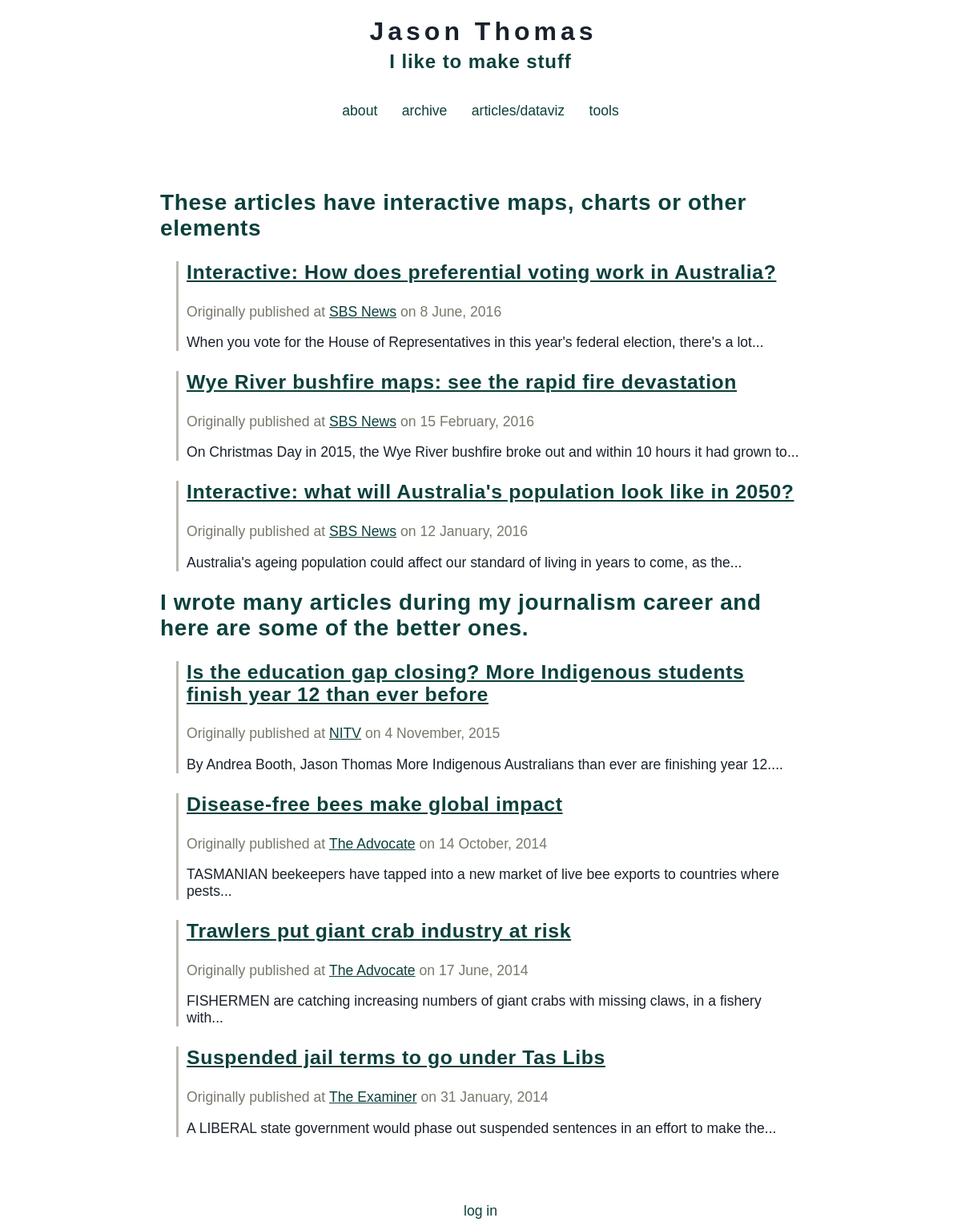
Page /articles on the earlier database version.
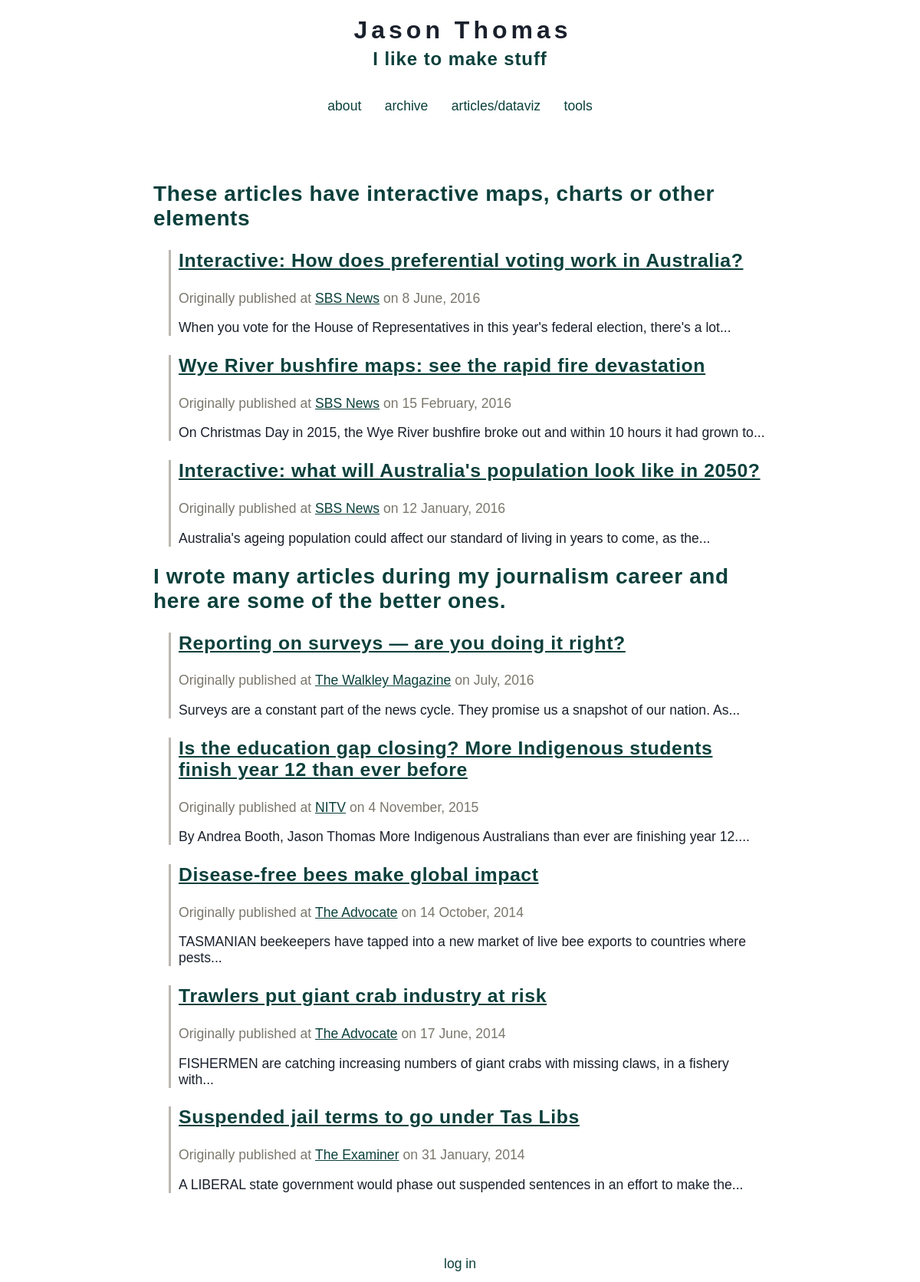
Same page on the later database version.
### tables this page shows
CREATE TABLE "articles" (
	"id"	integer PRIMARY KEY AUTOINCREMENT,
	"publishDate"	date NOT NULL,
	"link"	text NOT NULL,
	"title"	text NOT NULL,
	"text"	text NOT NULL,
	"interactive"	NUMERIC NOT NULL DEFAULT 0
);

### app.py (the view)
@app.route('/articles')
def show_articles():
    session.pop('logged_in', None)
    articles = get_sql_records("articles")
    interactive_articles, non_interactive_articles = sort_articles(articles)
    print(non_interactive_articles[1]["db_order"])
    return render_template('show_articles.html',
                            interactive_articles=interactive_articles,
                            non_interactive_articles=non_interactive_articles)

### app.py (called while the page is built)
def connect_db():
    return sqlite3.connect(app.config['DATABASE'])

def get_sql_records(table):
    if table == "articles":
        cursor = g.db.execute('select title, publishDate, link, text, interactive from articles order by id asc')
        articles = [dict(title=row[0], date=row[1], link=row[2], text=row[3], interactive=row[4]) for row in cursor.fetchall()]
        return articles
    elif table == "entries":
        cursor = g.db.execute('select title, entryDate, text from entries order by id asc')
        entries = [dict(title=row[0], date=row[1], text=row[2]) for row in cursor.fetchall()]
        return entries
    else:
        raise sqlite3.DatabaseError

def sort_articles(articles):
    interactive_articles = []
    non_interactive_articles = []
    for i, article in enumerate(articles):
        article["db_order"] = i
        if article["interactive"] == 1:
            interactive_articles.append(article)
        elif article["interactive"] == 0:
            non_interactive_articles.append(article)
        else:
            raise AttributeError("The database doesn't have interactive flag")
    return interactive_articles, non_interactive_articles

@app.before_request
def before_request():
    g.db = connect_db()

@app.teardown_request
def teardown_request(exception):
    db = getattr(g, 'db', None)
    if db is not None:
        db.close()

@app.after_request
def after_request(response):
    response.headers.set('X-Content-Type-Options', 'nosniff')
    response.headers.set('X-Frame-Options', 'DENY')
    response.headers.set('X-XSS-Protection', '1; mode=block')
    response.headers.set('Strict-Transport-Security', 'max-age=63072000')
    return response

### templates/show_articles.html
{% extends "layout.html" %}
{% block body %}
  <h2>These articles have interactive maps, charts or other elements</h2>
  <ul class=articles>
  {% set articles_length=interactive_articles|length %}
  {% if articles_length > 0 %}
    {% for article in interactive_articles|reverse() %}
      {% set this_article_i=article.db_order %}
      <li class=articleLink value=><a href="/article?articleNum={{this_article_i}}">
          <h3>{{ article.title }}</h3></a>
          <div class=publishedDetails>
            <p class=dateText>Originally published at</p>
            {{ article.link |safe }}
            <p class=dateText> on {{ article.date|safe }}</p>
          </div>
          <p>{{article.text|striptags|truncate(100) }}</p>
    {% endfor %}
  {% else %}
    <li><em>Why not say something?</em>
  {% endif %}
  </ul>
  <h2>I wrote many articles during my journalism career and here are some of the better ones.</h2>
  <ul class=articles>
  {% set articles_length=non_interactive_articles|length %}
  {% if articles_length > 0 %}
    {% for article in non_interactive_articles|reverse() %}
      {% set this_article_i=article.db_order %}
      <li class=articleLink value=><a href="/article?articleNum={{this_article_i}}">
          <h3>{{ article.title }}</h3></a>
          <div class=publishedDetails>
            <p class=dateText>Originally published at</p>
            {{ article.link |safe }}
            <p class=dateText> on {{ article.date|safe }}</p>
          </div>
          <p>{{article.text|striptags|truncate(100) }}</p>
    {% endfor %}
  {% else %}
    <li><em>Why not say something?</em>
  {% endif %}
  </ul>
{% endblock %}

### templates/layout.html (shortened to what this page needs)
<!doctype html>
<link rel="stylesheet" href="{{ url_for('static', filename='default.css') }}">
<link rel=stylesheet type=text/css href="{{ url_for('static', filename='style.css') }}">
<div class=topBanner>
  <a href="/">
    <h1>Jason Thomas</h1>
    <h4>I like to make stuff</h4>
  </a>
</div>
<div class=topLinks>
  <a href="{{ url_for('about') }}">about</a>
  <a href="{{ url_for('show_archive') }}">archive</a>
  <a href="{{ url_for('show_articles') }}">articles/dataviz</a>
  <a href="{{ url_for('my_work') }}">tools</a>
</div>
<div class=page>
  {% block body %}{% endblock %}
</div>
<div class=metanav>
  {% if not session.logged_in %}
    <a href="{{ url_for('login') }}">log in</a>
  {% else %}
    <a href="{{ url_for('logout') }}">log out</a>
  {% endif %}
</div>

### static/style.css (style rules this page uses)
a,h2,h3 { color: #0C403C; }
a:link { text-decoration: none; }
h1,h2,h3,h4 { letter-spacing: 0.6px; }
.page { margin: 3em auto; padding: .8em; max-width: 800px; }
.page a { text-decoration: underline; }
li { margin-bottom: 1em; list-style: none; padding-left:10px; border-left: 3px solid #BBB8B1; margin-left:10px; }
ul { padding-left:10px; }
.topBanner { width: 100%; text-align: center; cursor: pointer; }
.topBanner h1 { font-size: 4.0vh; margin-bottom:5px; letter-spacing:5px; margin-left:7px; color: #1A202C; }
.topBanner h4 { font-size: 3.0vh; letter-spacing:0.9px; margin-top:5px; color: #0C403C; }
.metanav, .topLinks { text-align: center; font-size: 0.9em; padding: 0.3em; }
.topLinks * { margin: 0.75em; margin-top: 0; }
.dateText { margin-bottom:0px; color: #7B776D; }
.publishedDetails p { display: inline; }
h1 { font-size: 3.8vh; }
h2 { font-size: 3.5vh; }
h3 { font-size: 3.1vh; }
h4 { font-size: 2.7vh; }
p, a, code, li { font-size: 2.2vh; }

Differences in the rows shown:
added articles: title "Reporting on surveys — are you doing it right?", link "The Walkley Magazine", date "July, 2016", text "Surveys are a constant part of the news cycle. They promise us a snapshot of our nation. As..."
